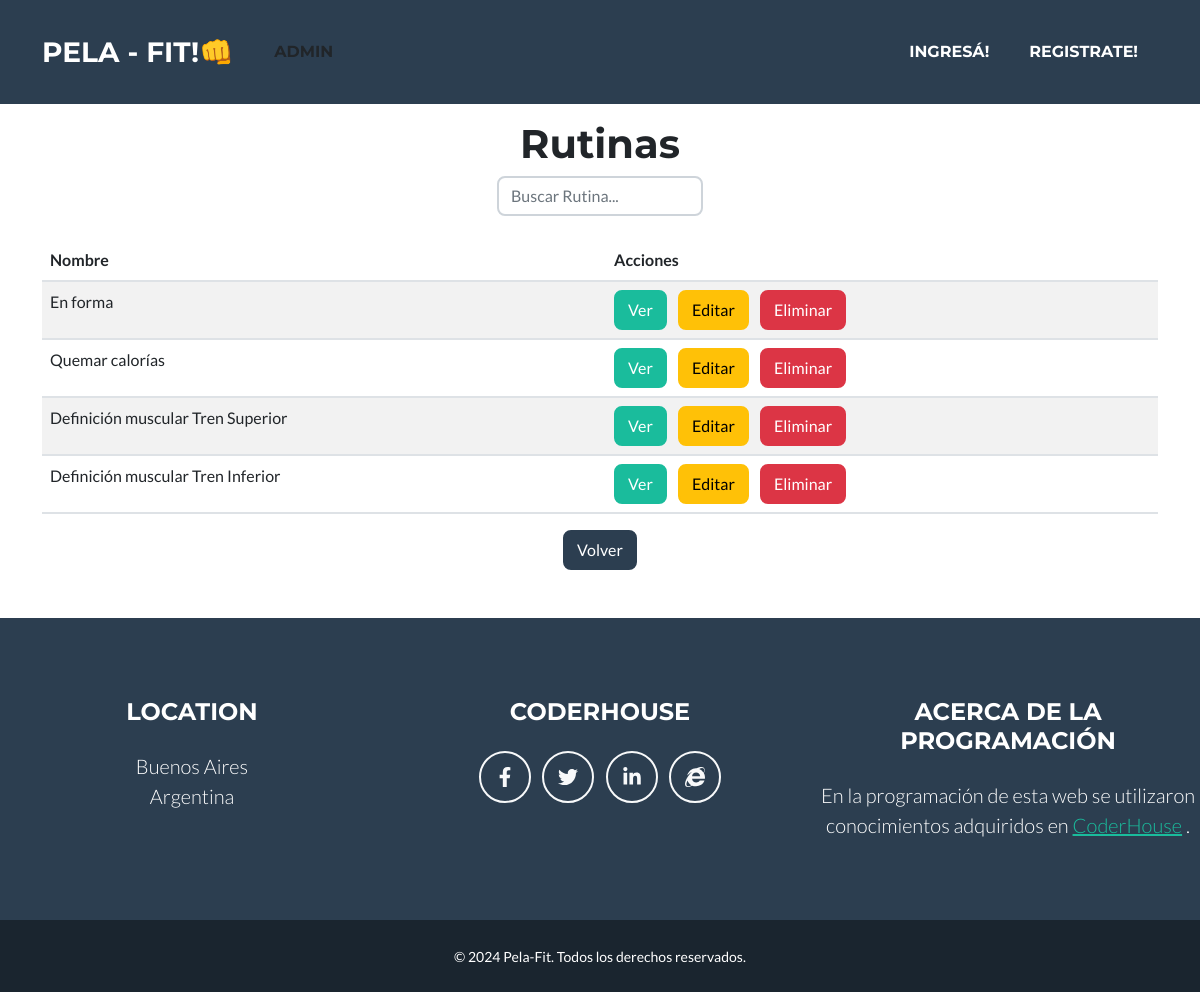
The page /rutinas/ejerciciorutina/list on the database its author committed.
### rutina/models.py (models this page shows, shortened)
class EjercicioRutina(models.Model):
    nombre = models.CharField(max_length=100)
    descripcion = models.TextField()
    class Meta:
        verbose_name_plural = "Rutinas"

### rutina/views.py (the view)
# urls.py: path("ejerciciorutina/list", views.EjercicioRutinaList.as_view(), name = "ejerciciorutina_list" ),
class EjercicioRutinaList(ListView):
    model = EjercicioRutina
    template_name = "rutina/ejerciciorutina_list.html"
    context_object_name = "object_list"
    def get_queryset(self):
        queryset = super().get_queryset()
        consulta = self.request.GET.get('consulta')
        if consulta:
            queryset = queryset.filter(nombre__icontains=consulta)
            print(queryset.query)  # Imprime la consulta SQL generada
        return queryset

### rutina/templates/rutina/ejerciciorutina_list.html (shortened to what this page needs)
{% extends 'core/base.html' %}
{% block content %}
<div class="container d-flex align-items-center flex-column"><h1 class="mt-4">Rutinas</h1>
  <div class="mb-4">
    <form action=" {% url 'rutina:ejerciciorutina_list' %}" method="get">
      <input type="text" class="form-control" name="consulta" placeholder="Buscar Rutina...">
    </form>
  </div>
  <table class="table table-striped">
    <thead>
      <tr>
        <th scope="col">Nombre</th>
        <th scope="col">Acciones</th>
      </tr>
    </thead>
    <tbody>
      {% for rutina in object_list %}
        <tr>
          <td>{{ rutina.nombre }}</td>
          <td>
            <a href="{% url 'rutina:ejerciciorutina_detail' rutina.id %}" class="btn btn-primary me-2">Ver</a>
            <a href="{% url 'rutina:ejerciciorutina_update' rutina.id %}" class="btn btn-warning me-2">Editar</a>
            <a href="{% url 'rutina:ejerciciorutina_delete' rutina.id %}" class="btn btn-danger">Eliminar</a>
          </td>
        </tr>
      {% empty %}
        <tr>
          <td colspan="3" class="text-center">No hay rutinas disponibles.</td>
        </tr>
      {% endfor %}
    </tbody>
  </table>
  <a href="{% url 'rutina:index' %}" class="btn btn-secondary text-center">Volver</a>
</div>
<div>
{% endblock content %}

### rows shown on the page
EjercicioRutina: nombre "En forma"
EjercicioRutina: nombre "Quemar calorías"
EjercicioRutina: nombre "Definición muscular Tren Superior"
EjercicioRutina: nombre "Definición muscular Tren Inferior"
